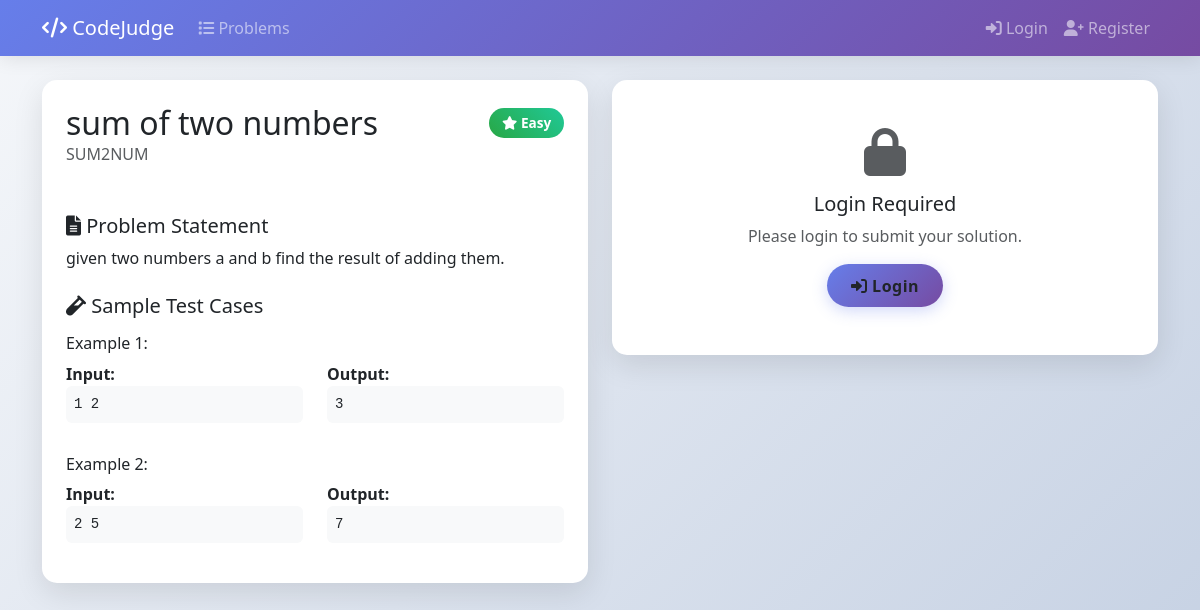
Screenshot of /problem/SUM2NUM/ with the database file from the repository.
### core/models.py (models this page shows, shortened)
class Problem(models.Model):
    DIFFICULTY = (('E','Easy'),('M','Medium'),('H','Hard'))
    name = models.CharField(max_length=100)
    short_code = models.CharField(max_length=40,unique=True)
    statement = models.TextField()
    difficulty = models.CharField(max_length=1,choices=DIFFICULTY)

class TestCase(models.Model):
    problem = models.ForeignKey(Problem, on_delete=models.CASCADE, related_name='testcases')
    input = models.TextField()
    output = models.TextField()
    is_hidden = models.BooleanField(default=False)  # Add this field
    order = models.IntegerField(default=0)  # For ordering test cases
    class Meta:
        ordering = ['order']

### core/views.py (the view)
# urls.py: path('problem/<str:short_code>/', problem_detail, name='problem_detail'),
def problem_detail(request, short_code):
    problem = get_object_or_404(Problem, short_code=short_code)
    if request.method == 'POST' and request.user.is_authenticated:
        return handle_submission(request, problem)
    user_submissions = []
    if request.user.is_authenticated:
        user_submissions = Submission.objects.filter(
            problem=problem,
            user=request.user
        ).order_by('-submitted')[:5]
    context = {
        'problem': problem,
        'user_submissions': user_submissions,
    }
    return render(request, 'problem_detail.html', context)

### core/templates/problem_detail.html (shortened to what this page needs)
{% load static %}
<!DOCTYPE html>
<html lang="en">
<head>
    <link href="https://cdn.jsdelivr.net/npm/bootstrap@5.3.0/dist/css/bootstrap.min.css" rel="stylesheet">
    <link href="https://cdnjs.cloudflare.com/ajax/libs/font-awesome/6.0.0/css/all.min.css" rel="stylesheet">
    <link href="https://cdnjs.cloudflare.com/ajax/libs/codemirror/5.65.2/codemirror.min.css" rel="stylesheet">
    <link href="https://cdnjs.cloudflare.com/ajax/libs/codemirror/5.65.2/theme/monokai.min.css" rel="stylesheet">
</head>
<body>
    <nav class="navbar navbar-expand-lg navbar-dark">
        <div class="container">
            <a class="navbar-brand" href="{% url 'core:problems_list' %}">
                <i class="fas fa-code"></i> CodeJudge
            </a>
            <div class="collapse navbar-collapse" id="navbarNav">
                <ul class="navbar-nav me-auto">
                    <li class="nav-item">
                        <a class="nav-link" href="{% url 'core:problems_list' %}">
                            <i class="fas fa-list"></i> Problems
                        </a>
                    </li>
                </ul>
                <ul class="navbar-nav">
                    {% if user.is_authenticated %}
                        <li class="nav-item dropdown">
                            <a class="nav-link dropdown-toggle" href="#" id="navbarDropdown" role="button" data-bs-toggle="dropdown">
                                <i class="fas fa-user"></i> {{ user.username }}
                            </a>
                            <ul class="dropdown-menu">
                                <li><a class="dropdown-item" href="{% url 'core:submissions_list' %}">
                                    <i class="fas fa-history"></i> My Submissions
                                </a></li>
                                <li><hr class="dropdown-divider"></li>
                                <li><a class="dropdown-item" href="{% url 'authentication:logout-user' %}">
                                    <i class="fas fa-sign-out-alt"></i> Logout
                                </a></li>
                            </ul>
                        </li>
                    {% else %}
                        <li class="nav-item">
                            <a class="nav-link" href="{% url 'authentication:login-user' %}">
                                <i class="fas fa-sign-in-alt"></i> Login
                            </a>
                        </li>
                        <li class="nav-item">
                            <a class="nav-link" href="{% url 'authentication:register-user' %}">
                                <i class="fas fa-user-plus"></i> Register
                            </a>
                        </li>
                    {% endif %}
                </ul>
            </div>
        </div>
    </nav>
    <div class="container mt-4">
        <div class="row">
            <div class="col-lg-6">
                <div class="card problem-card mb-4">
                    <div class="card-header bg-transparent border-0 p-4">
                        <div class="d-flex justify-content-between align-items-center">
                            <h2 class="mb-0">{{ problem.name }}</h2>
                            <span class="difficulty-{{ problem.difficulty }}">
                                {% if problem.difficulty == 'E' %}
                                    <i class="fas fa-star"></i> Easy
                                {% elif problem.difficulty == 'M' %}
                                    <i class="fas fa-star-half-alt"></i> Medium
                                {% else %}
                                    <i class="fas fa-fire"></i> Hard
                                {% endif %}
                            </span>
                        </div>
                        <p class="text-muted mb-0">{{ problem.short_code }}</p>
                    </div>
                    <div class="card-body p-4">
                        <h5><i class="fas fa-file-alt"></i> Problem Statement</h5>
                        <div class="problem-statement">
                            {{ problem.statement|linebreaksbr }}
                        </div>
                        {% if problem.testcases.all %}
                        <h5 class="mt-4"><i class="fas fa-vial"></i> Sample Test Cases</h5>
                        {% for testcase in problem.testcases.all|slice:":2" %}
                        <div class="testcase-example mt-3">
                            <h6>Example {{ forloop.counter }}:</h6>
                            <div class="row">
                                <div class="col-md-6">
                                    <strong>Input:</strong>
                                    <pre class="bg-light p-2 rounded">{{ testcase.input }}</pre>
                                </div>
                                <div class="col-md-6">
                                    <strong>Output:</strong>
                                    <pre class="bg-light p-2 rounded">{{ testcase.output }}</pre>
                                </div>
                            </div>
                        </div>
                        {% endfor %}
                        {% endif %}
                    </div>
                </div>
            </div>
            <div class="col-lg-6">
                {% if user.is_authenticated %}
                <div class="card problem-card mb-4">
                    <div class="card-header bg-transparent border-0 p-4">
                        <h5><i class="fas fa-code"></i> Submit Solution</h5>
                    </div>
                    <div class="card-body p-4">
                        {% if messages %}
                            {% for message in messages %}
                                <div class="alert alert-{{ message.tags }} alert-dismissible fade show">
                                    {{ message }}
                                    <button type="button" class="btn-close" data-bs-dismiss="alert"></button>
                                </div>
                            {% endfor %}
                        {% endif %}
                        <form id="submissionForm" method="post">
                            {% csrf_token %}
                            <div class="mb-3">
                                <label for="language" class="form-label">Language:</label>
                                <select name="language" id="language" class="form-select language-select">
                                    <option value="py">Python 3</option>
                                    <option value="cpp">C++</option>
                                    <option value="c">C</option>
                                </select>
                            </div>
                            <div class="mb-3">
                                <label for="code" class="form-label">Your Code:</label>
                                <textarea name="code" id="code" class="form-control" rows="20" placeholder="Write your solution here..."></textarea>
                                <div id="codeError" class="error-message" style="display: none;">
                                    Please write some code before submitting.
                                </div>
                            </div>
                            <button type="submit" class="btn btn-modern">
                                <i class="fas fa-paper-plane"></i> Submit Solution
                            </button>
                        </form>
                        {% if user_submissions %}
                        <div id="aiReviewSection" class="mt-3">
                            <button type="button" id="aiReviewBtn" class="btn btn-outline-info">
                                <i class="fas fa-robot"></i> Get AI Code Review
                            </button>
                            <small class="text-muted d-block mt-1">Get optimization suggestions and code analysis</small>
                        </div>
                        {% else %}
                        <div id="aiReviewSection" style="display: none;" class="mt-3">
                            <button type="button" id="aiReviewBtn" class="btn btn-outline-info">
                                <i class="fas fa-robot"></i> Get AI Code Review
                            </button>
                            <small class="text-muted d-block mt-1">Get optimization suggestions and code analysis</small>
                        </div>
                        {% endif %}
                    </div>
                </div>
                {% else %}
                <div class="card problem-card">
                    <div class="card-body text-center p-5">
                        <i class="fas fa-lock fa-3x text-muted mb-3"></i>
                        <h5>Login Required</h5>
                        <p class="text-muted">Please login to submit your solution.</p>
                        <a href="{% url 'authentication:login-user' %}" class="btn btn-modern">
                            <i class="fas fa-sign-in-alt"></i> Login
                        </a>
                    </div>
                </div>
                {% endif %}
            </div>
        </div>
    </div>
</body>
</html>

### core/templates/problem_detail.html (style rules this page uses)
:root { --primary-gradient: linear-gradient(135deg, #667eea 0%, #764ba2 100%); --success-color: #28a745; --warning-color: #ffc107; --danger-color: #dc3545; }
body { background: linear-gradient(135deg, #f5f7fa 0%, #c3cfe2 100%); min-height: 100vh; font-family: 'Segoe UI', Tahoma, Geneva, Verdana, sans-serif; }
.navbar { background: var(--primary-gradient); box-shadow: 0 2px 20px rgba(0,0,0,0.1); }
.problem-card { background: white; border-radius: 15px; box-shadow: 0 10px 30px rgba(0,0,0,0.1); border: none; }
.difficulty-E { background: linear-gradient(45deg, #28a745, #20c997); color: white; padding: 0.3rem 0.8rem; border-radius: 20px; font-weight: 600; font-size: 0.85rem; }
.btn-modern { background: var(--primary-gradient); border: none; border-radius: 25px; padding: 0.6rem 1.5rem; font-weight: 600; letter-spacing: 0.5px; transition: all 0.3s ease; box-shadow: 0 4px 15px rgba(102, 126, 234, 0.3); }

### rows the page displays
Problem: name "sum of two numbers", short_code "SUM2NUM", statement "given two numbers a and b find the result of adding them."
TestCase: input "1 2", output "3"
TestCase: input "2 5", output "7"
